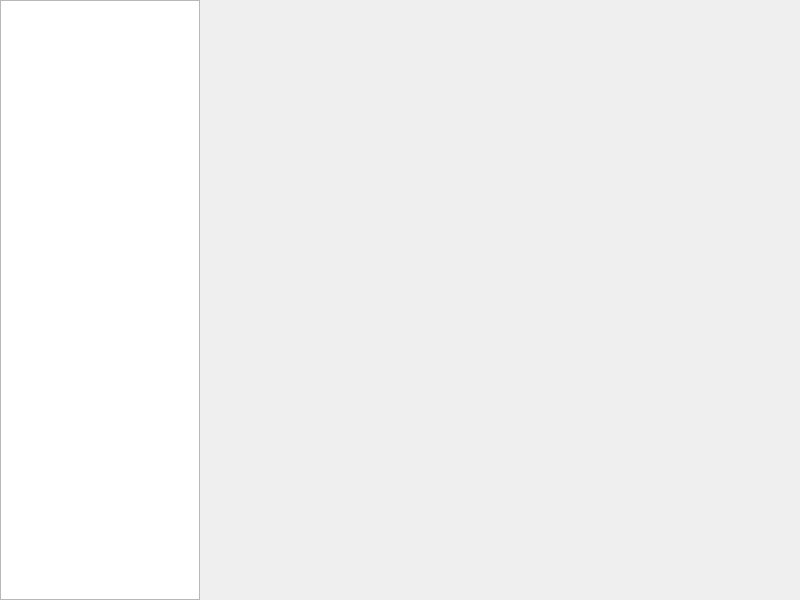
<?xml version="1.0" encoding="UTF-8"?>
<ui version="4.0">
 <class>Main2Window</class>
 <widget class="QMainWindow" name="Main2Window">
  <property name="geometry">
   <rect>
    <x>0</x>
    <y>0</y>
    <width>800</width>
    <height>600</height>
   </rect>
  </property>
  <property name="font">
   <font>
    <pointsize>10</pointsize>
   </font>
  </property>
  <property name="windowTitle">
   <string>MainWindow</string>
  </property>
  <widget class="QWidget" name="centralwidget">
   <widget class="NavListView" name="navigation">
    <property name="geometry">
     <rect>
      <x>0</x>
      <y>0</y>
      <width>200</width>
      <height>600</height>
     </rect>
    </property>
    <property name="font">
     <font>
      <pointsize>16</pointsize>
     </font>
    </property>
    <property name="frameShape">
     <enum>QFrame::StyledPanel</enum>
    </property>
    <property name="editTriggers">
     <set>QAbstractItemView::DoubleClicked|QAbstractItemView::EditKeyPressed</set>
    </property>
    <property name="tabKeyNavigation">
     <bool>false</bool>
    </property>
    <property name="alternatingRowColors">
     <bool>true</bool>
    </property>
    <property name="layoutMode">
     <enum>QListView::SinglePass</enum>
    </property>
    <property name="items">
     <string>主界面||0||,搜索|主界面|||0xf03e,发现音乐|主界面|||0xf03d,动态|主界面|||0xf108,我的音乐||0||,本地音乐|我的音乐|||0xf0e8,最近播放|我的音乐|||0xf060,我的收藏|我的音乐|||0xf03e</string>
    </property>
    <property name="rightIconVisible">
     <bool>false</bool>
    </property>
    <property name="tipVisible">
     <bool>false</bool>
    </property>
    <property name="tipWidth">
     <number>200</number>
    </property>
    <property name="separateVisible">
     <bool>false</bool>
    </property>
    <property name="separateHeight">
     <number>1</number>
    </property>
    <property name="separateColor">
     <color>
      <red>243</red>
      <green>243</green>
      <blue>245</blue>
     </color>
    </property>
    <property name="lineLeft">
     <bool>true</bool>
    </property>
    <property name="lineVisible">
     <bool>true</bool>
    </property>
    <property name="lineColor">
     <color>
      <red>188</red>
      <green>47</green>
      <blue>45</blue>
     </color>
    </property>
    <property name="triangleLeft">
     <bool>false</bool>
    </property>
    <property name="triangleVisible">
     <bool>false</bool>
    </property>
    <property name="triangleWidth">
     <number>8</number>
    </property>
    <property name="parentIconMargin">
     <number>10</number>
    </property>
    <property name="parentMargin">
     <number>40</number>
    </property>
    <property name="parentFontSize">
     <number>18</number>
    </property>
    <property name="parentHeight">
     <number>40</number>
    </property>
    <property name="parentBgNormalColor">
     <color>
      <red>243</red>
      <green>243</green>
      <blue>245</blue>
     </color>
    </property>
    <property name="parentBgSelectedColor">
     <color>
      <red>243</red>
      <green>243</green>
      <blue>245</blue>
     </color>
    </property>
    <property name="parentBgHoverColor">
     <color>
      <red>243</red>
      <green>243</green>
      <blue>225</blue>
     </color>
    </property>
    <property name="parentTextNormalColor">
     <color>
      <red>51</red>
      <green>51</green>
      <blue>51</blue>
     </color>
    </property>
    <property name="parentTextSelectedColor">
     <color>
      <red>51</red>
      <green>51</green>
      <blue>51</blue>
     </color>
    </property>
    <property name="parentTextHoverColor">
     <color>
      <red>51</red>
      <green>51</green>
      <blue>51</blue>
     </color>
    </property>
    <property name="childIconMargin">
     <number>10</number>
    </property>
    <property name="childMargin">
     <number>40</number>
    </property>
    <property name="childFontSize">
     <number>18</number>
    </property>
    <property name="childHeight">
     <number>50</number>
    </property>
    <property name="childBgNormalColor">
     <color>
      <red>243</red>
      <green>243</green>
      <blue>245</blue>
     </color>
    </property>
    <property name="childBgSelectedColor">
     <color>
      <red>221</red>
      <green>221</green>
      <blue>225</blue>
     </color>
    </property>
    <property name="childBgHoverColor">
     <color>
      <red>221</red>
      <green>221</green>
      <blue>225</blue>
     </color>
    </property>
    <property name="childTextNormalColor">
     <color>
      <red>51</red>
      <green>51</green>
      <blue>51</blue>
     </color>
    </property>
    <property name="childTextSelectedColor">
     <color>
      <red>51</red>
      <green>51</green>
      <blue>51</blue>
     </color>
    </property>
    <property name="childTextHoverColor">
     <color>
      <red>51</red>
      <green>51</green>
      <blue>51</blue>
     </color>
    </property>
   </widget>
  </widget>
 </widget>
 <customwidgets>
  <customwidget>
   <class>NavListView</class>
   <extends>QListView</extends>
   <header>navlistview.h</header>
  </customwidget>
 </customwidgets>
 <resources/>
 <connections/>
</ui>
